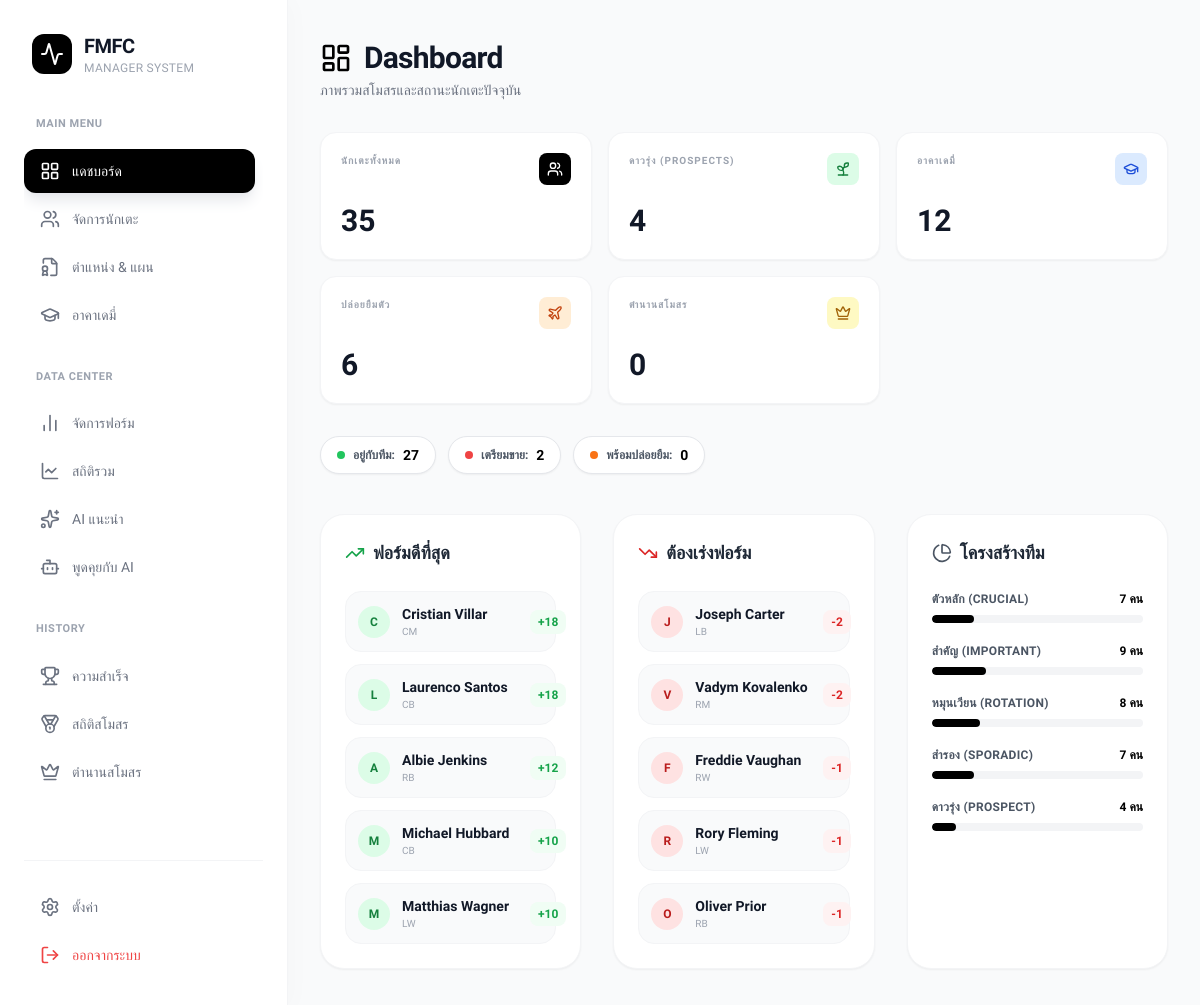
The app's page /pages/dashboard.php (signed in) with its own data.
### tables this page shows
CREATE TABLE `players` (
  `player_id` int(11) NOT NULL,
  `user_id` int(11) NOT NULL,
  `name` varchar(100) NOT NULL,
  `role` enum('crucial','important','rotation','sporadic','prospect') DEFAULT NULL,
  `position` enum('st','cf','lw','rw','lm','rm','cam','cm','cdm','cb','lb','rb','gk') DEFAULT NULL,
  `jersey_number` int(11) DEFAULT NULL,
  `status` enum('no','sell','for_loan','on_loan','in_loan') DEFAULT 'no',
  `injured` int(11) NOT NULL DEFAULT 0,
  `injured_count` int(11) DEFAULT 0,
  `is_academy_product` tinyint(4) NOT NULL,
  `performance_score` int(11) NOT NULL DEFAULT 0,
  `rating` decimal(4,2) NOT NULL DEFAULT 0.00,
  `score_change` enum('increase','decrease','neutral') DEFAULT 'neutral',
  `change_count` int(11) DEFAULT 0,
  `appearances` int(11) DEFAULT 0,
  `goals` int(11) DEFAULT 0,
  `assists` int(11) DEFAULT 0,
  `clean_sheets` int(11) DEFAULT 0,
  `yellow_cards` int(11) DEFAULT 0,
  `red_cards` int(11) DEFAULT 0
);

### pages/dashboard.php (the view, shortened to what this page needs)
<?php
include "../includes/db_config.php";
$user_id = $_SESSION['user_id'];
$status_counts = [
    'sell' => 0,
    'for_loan' => 0,
    'on_loan' => 0,
    'in_loan' => 0,
    'no' => 0
];
$stmt_players = $conn->prepare("SELECT * FROM players WHERE user_id = ?");
$stmt_players->execute([$user_id]);
$players = $stmt_players->fetchAll(PDO::FETCH_ASSOC);
$total_players = count($players);
$prospect_players = count(array_filter($players, fn($p) => $p['role'] === 'prospect'));
foreach ($players as $p) {
    if (!empty($p['status']) && isset($status_counts[$p['status']])) {
        $status_counts[$p['status']]++;
    }
}
$stmt_academy = $conn->prepare("SELECT COUNT(*) FROM academy_players WHERE user_id = ?");
$stmt_academy->execute([$user_id]);
$total_academy = $stmt_academy->fetchColumn();
$stmt_legendary = $conn->prepare("SELECT COUNT(*) FROM legendary_players WHERE user_id = ?");
$stmt_legendary->execute([$user_id]);
$total_legendary = $stmt_legendary->fetchColumn();
$roles = ['crucial', 'important', 'rotation', 'sporadic', 'prospect'];
$role_display = [
    'crucial' => 'ตัวหลัก (Crucial)',
    'important' => 'สำคัญ (Important)',
    'rotation' => 'หมุนเวียน (Rotation)',
    'sporadic' => 'สำรอง (Sporadic)',
    'prospect' => 'ดาวรุ่ง (Prospect)'
];
$players_by_role = [];
foreach ($roles as $role) {
    $filtered = array_filter($players, fn($p) => $p['role'] === $role);
    $players_by_role[$role] = [
        'count' => count($filtered)
    ];
}
$top_performers = array_filter($players, fn($p) => $p['score_change'] === 'increase' && $p['change_count'] > 0);
usort($top_performers, fn($a, $b) => $b['change_count'] <=> $a['change_count']);
$top_performers = array_slice($top_performers, 0, 5);
$bottom_performers = array_filter($players, fn($p) => $p['score_change'] === 'decrease' && $p['change_count'] > 0);
usort($bottom_performers, fn($a, $b) => $b['change_count'] <=> $a['change_count']);
$bottom_performers = array_slice($bottom_performers, 0, 5);
?>
<!DOCTYPE html>
<html lang="th">
<head>
    <script src="https://cdn.tailwindcss.com"></script>
</head>
<body class="bg-[#F9FAFB] text-gray-800">
    <div class="flex h-screen overflow-hidden">
        <?php include '../includes/navbar.php'; ?>
        <main class="flex-1 px-8 py-10 overflow-y-auto">
            <div class="mb-8">
                <h1 class="text-3xl font-bold text-gray-900 tracking-tight flex items-center gap-3">
                    <i data-lucide="layout-dashboard" class="w-8 h-8 text-black"></i> Dashboard
                </h1>
                <p class="text-gray-500 mt-1 text-sm">ภาพรวมสโมสรและสถานะนักเตะปัจจุบัน</p>
            </div>
            <div class="grid grid-cols-1 sm:grid-cols-2 lg:grid-cols-3 xl:grid-cols-5 gap-4 mb-8">
                <?php
                $cards = [
                    ['title' => 'นักเตะทั้งหมด', 'value' => $total_players, 'icon' => 'users', 'color' => 'bg-black text-white'],
                    ['title' => 'ดาวรุ่ง (Prospects)', 'value' => $prospect_players, 'icon' => 'sprout', 'color' => 'bg-green-100 text-green-700'],
                    ['title' => 'อาคาเดมี่', 'value' => $total_academy, 'icon' => 'graduation-cap', 'color' => 'bg-blue-100 text-blue-700'],
                    ['title' => 'ปล่อยยืมตัว', 'value' => $status_counts['on_loan'], 'icon' => 'plane', 'color' => 'bg-orange-100 text-orange-700'],
                    ['title' => 'ตำนานสโมสร', 'value' => $total_legendary, 'icon' => 'crown', 'color' => 'bg-yellow-100 text-yellow-700'],
                ];
                foreach ($cards as $card): ?>
                <div class="bg-white p-5 rounded-2xl border border-gray-100 shadow-sm hover:shadow-md transition-all duration-300 flex flex-col justify-between h-32">
                    <div class="flex justify-between items-start">
                        <p class="text-[10px] font-bold text-gray-400 uppercase tracking-widest"><?= $card['title'] ?></p>
                        <div class="p-2 rounded-lg <?= $card['color'] ?>">
                            <i data-lucide="<?= $card['icon'] ?>" class="w-4 h-4"></i>
                        </div>
                    </div>
                    <h3 class="text-3xl font-black text-gray-900"><?= $card['value'] ?></h3>
                </div>
                <?php endforeach; ?>
            </div>
            <div class="flex flex-wrap gap-3 mb-10">
                <div class="px-4 py-2 bg-white border border-gray-200 rounded-full text-xs font-bold text-gray-600 shadow-sm flex items-center gap-2">
                    <div class="w-2 h-2 rounded-full bg-green-500"></div> อยู่กับทีม: <span class="text-black text-sm"><?= $status_counts['no'] ?></span>
                </div>
                <div class="px-4 py-2 bg-white border border-gray-200 rounded-full text-xs font-bold text-gray-600 shadow-sm flex items-center gap-2">
                    <div class="w-2 h-2 rounded-full bg-red-500"></div> เตรียมขาย: <span class="text-black text-sm"><?= $status_counts['sell'] ?></span>
                </div>
                <div class="px-4 py-2 bg-white border border-gray-200 rounded-full text-xs font-bold text-gray-600 shadow-sm flex items-center gap-2">
                    <div class="w-2 h-2 rounded-full bg-orange-500"></div> พร้อมปล่อยยืม: <span class="text-black text-sm"><?= $status_counts['for_loan'] ?></span>
                </div>
            </div>
            <div class="grid grid-cols-1 lg:grid-cols-3 gap-8">
                <div class="bg-white p-6 rounded-3xl border border-gray-100 shadow-sm">
                    <div class="flex items-center justify-between mb-6">
                        <h2 class="text-lg font-bold flex items-center gap-2">
                            <i data-lucide="trending-up" class="w-5 h-5 text-green-600"></i> ฟอร์มดีที่สุด
                        </h2>
                    </div>
                    <div class="space-y-3">
                        <?php if(empty($top_performers)): ?>
                            <p class="text-center text-gray-400 text-sm py-4">ยังไม่มีข้อมูลการเปลี่ยนแปลงคะแนน</p>
                        <?php else: ?>
                            <?php foreach ($top_performers as $p): ?>
                            <div class="flex items-center justify-between p-3 bg-gray-50 rounded-2xl border border-gray-100">
                                <div class="flex items-center gap-3">
                                    <div class="w-8 h-8 rounded-full bg-green-100 text-green-700 flex items-center justify-center font-bold text-xs">
                                        <?= substr($p['name'], 0, 1) ?>
                                    </div>
                                    <div class="min-w-0">
                                        <p class="text-sm font-bold text-gray-900 truncate w-32"><?= htmlspecialchars($p['name']) ?></p>
                                        <p class="text-[10px] text-gray-400 uppercase"><?= $p['position'] ?></p>
                                    </div>
                                </div>
                                <span class="text-xs font-black text-green-600 bg-green-50 px-2 py-1 rounded-lg">+<?= $p['change_count'] ?></span>
                            </div>
                            <?php endforeach; ?>
                        <?php endif; ?>
                    </div>
                </div>
                <div class="bg-white p-6 rounded-3xl border border-gray-100 shadow-sm">
                    <div class="flex items-center justify-between mb-6">
                        <h2 class="text-lg font-bold flex items-center gap-2">
                            <i data-lucide="trending-down" class="w-5 h-5 text-red-600"></i> ต้องเร่งฟอร์ม
                        </h2>
                    </div>
                    <div class="space-y-3">
                        <?php if(empty($bottom_performers)): ?>
                            <p class="text-center text-gray-400 text-sm py-4">ไม่มีนักเตะที่ฟอร์มตกในขณะนี้</p>
                        <?php else: ?>
                            <?php foreach ($bottom_performers as $p): ?>
                            <div class="flex items-center justify-between p-3 bg-gray-50 rounded-2xl border border-gray-100">
                                <div class="flex items-center gap-3">
                                    <div class="w-8 h-8 rounded-full bg-red-100 text-red-700 flex items-center justify-center font-bold text-xs">
                                        <?= substr($p['name'], 0, 1) ?>
                                    </div>
                                    <div class="min-w-0">
                                        <p class="text-sm font-bold text-gray-900 truncate w-32"><?= htmlspecialchars($p['name']) ?></p>
                                        <p class="text-[10px] text-gray-400 uppercase"><?= $p['position'] ?></p>
                                    </div>
                                </div>
                                <span class="text-xs font-black text-red-600 bg-red-50 px-2 py-1 rounded-lg">-<?= $p['change_count'] ?></span>
                            </div>
                            <?php endforeach; ?>
                        <?php endif; ?>
                    </div>
                </div>
                <div class="bg-white p-6 rounded-3xl border border-gray-100 shadow-sm">
                    <h2 class="text-lg font-bold mb-6 flex items-center gap-2">
                        <i data-lucide="pie-chart" class="w-5 h-5 text-gray-600"></i> โครงสร้างทีม
                    </h2>
                    <div class="space-y-5">
                        <?php foreach ($roles as $role):
                            $count = $players_by_role[$role]['count'];
                            $percent = ($total_players > 0) ? ($count / $total_players) * 100 : 0;
                        ?>
                        <div>
                            <div class="flex justify-between text-xs font-bold mb-2">
                                <span class="text-gray-600 uppercase tracking-wide"><?= $role_display[$role] ?></span>
                                <span class="text-black"><?= $count ?> คน</span>
                            </div>
                            <div class="w-full bg-gray-100 rounded-full h-2 overflow-hidden">
                                <div class="bg-black h-full rounded-full transition-all duration-500" style="width: <?= $percent ?>%"></div>
                            </div>
                        </div>
                        <?php endforeach; ?>
                    </div>
                </div>
            </div>
        </main>
    </div>
</body>
</html>

### pages/dashboard.php (style rules this page uses)
body { font-family: 'Kanit', sans-serif; }

### records on screen
players: name "C", name "Cristian Villar", position "CM", change_count "18"
players: name "L", name "Laurenco Santos", position "CB", change_count "18"
players: name "A", name "Albie Jenkins", position "RB", change_count "12"
players: name "M", name "Michael Hubbard", position "CB", change_count "10"
players: name "M", name "Matthias Wagner", position "LW", change_count "10"
players: name "J", name "Joseph Carter", position "LB", change_count "2"
players: name "V", name "Vadym Kovalenko", position "RM", change_count "2"
players: name "F", name "Freddie Vaughan", position "RW", change_count "1"
players: name "R", name "Rory Fleming", position "LW", change_count "1"
players: name "O", name "Oliver Prior", position "RB", change_count "1"

### other values on screen
$item['label'] "แดชบอร์ด"
$item['label'] "จัดการนักเตะ"
$item['label'] "ตำแหน่ง & แผน"
$item['label'] "อาคาเดมี่"
$item['label'] "จัดการฟอร์ม"
$item['label'] "สถิติรวม"
$item['label'] "AI แนะนำ"
$item['label'] "พูดคุยกับ AI"
$item['label'] "ความสำเร็จ"
$item['label'] "สถิติสโมสร"
$item['label'] "ตำนานสโมสร"
$card['title'] "นักเตะทั้งหมด"
$card['value'] "35"
$card['title'] "ดาวรุ่ง (PROSPECTS)"
$card['value'] "4"
